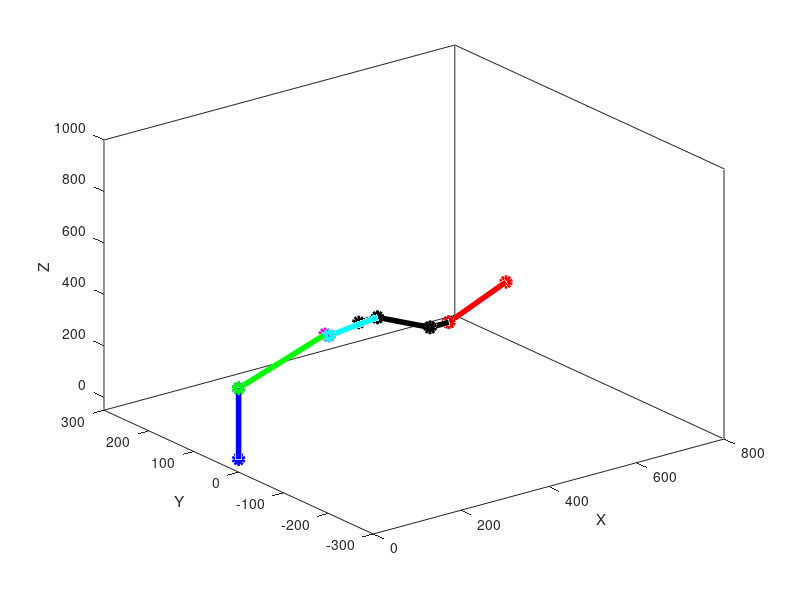

Recreate this plot in MATLAB.
axis([0, 800, -300, 300, -50, 1000]);
xlabel('X');

ylabel('Y');
zlabel('Z');
box on

D0=275.5; D1=290;e2=7; D4=123.3; e3=42.78; e4=42.78; e5=42.78; e6=42.78; e7=160;
al1=deg2rad(90); a1=0; d1=D0; t1=deg2rad(0);
al2=deg2rad(0); a2=D1; d2=0; t2=deg2rad(0);
al3=deg2rad(90); a3=0; d3=e2; t3=deg2rad(0);
al4=deg2rad(0); a4=0; d4=D4+e3; t4=deg2rad(0);
alh4=deg2rad(-60); ah4=0; dh4=0; th4=deg2rad(-90);
al5=deg2rad(0); a5=0; d5=e4+e5; t5=deg2rad(0);
alh5=deg2rad(60); ah5=0; dh5=0; th5=deg2rad(0);
al6=deg2rad(0); a6=0; d6=e6+e7; t6=deg2rad(0);

t1=0.2770;t2=0.0601;t3=-0.2818;t4=-4.5953;t5=0.7775;t6=4.4905;

A10=[cos(t1) -sin(t1)*cos(al1) sin(t1)*sin(al1) a1*cos(t1);sin(t1) cos(t1)*cos(al1) -cos(t1)*sin(al1) a1*sin(t1);0 sin(al1) cos(al1) d1;0 0 0 1];
A21=[cos(t2) -sin(t2)*cos(al2) sin(t2)*sin(al2) a2*cos(t2);sin(t2) cos(t2)*cos(al2) -cos(t2)*sin(al2) a2*sin(t2);0 sin(al2) cos(al2) d2;0 0 0 1];
A32=[cos((pi/2)+t3) -sin((pi/2)+t3)*cos(al3) sin((pi/2)+t3)*sin(al3) a3*cos((pi/2)+t3);sin((pi/2)+t3) cos((pi/2)+t3)*cos(al3) -cos((pi/2)+t3)*sin(al3) a3*sin((pi/2)+t3);0 sin(al3) cos(al3) d3;0 0 0 1];
A43=[cos(t4) -sin(t4)*cos(al4) sin(t4)*sin(al4) a4*cos(t4);sin(t4) cos(t4)*cos(al4) -cos(t4)*sin(al4) a4*sin(t4);0 sin(al4) cos(al4) d4;0 0 0 1];
A54=[cos(th4) -sin(th4)*cos(alh4) sin(th4)*sin(alh4) ah4*cos(th4);sin(th4) cos(th4)*cos(alh4) -cos(th4)*sin(alh4) ah4*sin(th4);0 sin(alh4) cos(alh4) dh4;0 0 0 1];
A65=[cos(t5) -sin(t5)*cos(al5) sin(t5)*sin(al5) a5*cos(t5);sin(t5) cos(t5)*cos(al5) -cos(t5)*sin(al5) a5*sin(t5);0 sin(al5) cos(al5) d5;0 0 0 1];
A76=[cos(th5) -sin(th5)*cos(alh5) sin(th5)*sin(alh5) ah5*cos(th5);sin(th5) cos(th5)*cos(alh5) -cos(th5)*sin(alh5) ah5*sin(th5);0 sin(alh5) cos(alh5) dh5;0 0 0 1];
A87=[cos(t6) -sin(t6)*cos(al6) sin(t6)*sin(al6) a6*cos(t6);sin(t6) cos(t6)*cos(al6) -cos(t6)*sin(al6) a6*sin(t6);0 sin(al6) cos(al6) d6;0 0 0 1];

T10=A10
T20=A10*A21
T30=A10*A21*A32
Tx0=A10*A21*A32*A43
T40=A10*A21*A32*A43*A54
Ty0=A10*A21*A32*A43*A54*A65
T50=A10*A21*A32*A43*A54*A65*A76
T60=A10*A21*A32*A43*A54*A65*A76*A87

P80=T60*[0;0;0;1];
P70=T50*[0;0;0;1];
P60=Ty0*[0;0;0;1];
P50=T40*[0;0;0;1];
P40=Tx0*[0;0;0;1];
P30=T30*[0;0;0;1];
P20=T20*[0;0;0;1];
P10=T10*[0;0;0;1];

base=line([0 P10(1)],[0 P10(2)],[0,P10(3)], 'Marker','o','LineWidth',4,'Color','b');
ntoshoulder=line([P10(1) P20(1)],[P10(2) P20(2)], [P10(3) P20(3)], 'Marker','o','LineWidth',4,'Color','g');
shouldertoelbow=line([P20(1) P30(1)],[P20(2) P30(2)], [P20(3) P30(3)], 'Marker','o','LineWidth',4,'Color','m');
elbowtowrist=line([P30(1) P40(1)],[P30(2) P40(2)], [P30(3) P40(3)], 'Marker','o','LineWidth',4,'Color','c');
wrist1=line([P40(1) P50(1)-42.78],[P40(2) P50(2)], [P40(3) P50(3)], 'Marker','o','LineWidth',4,'Color','k');
wrist2=line([P50(1) P60(1)],[P50(2) P60(2)], [P50(3) P60(3)], 'Marker','o','LineWidth',4,'Color','k');
wrist3=line([P60(1) P70(1)+42.78],[P60(2) P70(2)], [P60(3) P70(3)], 'Marker','o','LineWidth',4,'Color','k');
endeff=line([P70(1)+42.78 P80(1)],[P70(2) P80(2)], [P70(3) P80(3)], 'Marker','o','LineWidth',4,'Color','r');


view(3);


z0=[0;0;1]
z1=T10*[z0;0];
z1=z1(1:3)
z2=T20*[z0;0];
z2=z2(1:3)
z3=T30*[z0;0];
z3=z3(1:3)
z4=T40*[z0;0];
z4=z4(1:3)
z5=T50*[z0;0];
z5=z5(1:3)

o=[0;0;0];
o1=T10*[o;1];
o1=o1(1:3)

o2=T20*[o;1];
o2=o2(1:3)

o3=T30*[o;1];
o3=o3(1:3)

o4=T40*[o;1];
o4=o4(1:3)

o5=T50*[o;1];
o5=o5(1:3)

oc=T60*[o;1];
oc=oc(1:3)



J=[cross(z0,(oc-o)) cross(z1,(oc-o1)) cross(z2,(oc-o2)) cross(z3,(oc-o3)) cross(z4,(oc-o4)) cross(z5,(oc-o5)); z0 z1 z2 z3 z4 z5]

Jdet=round(det(J))